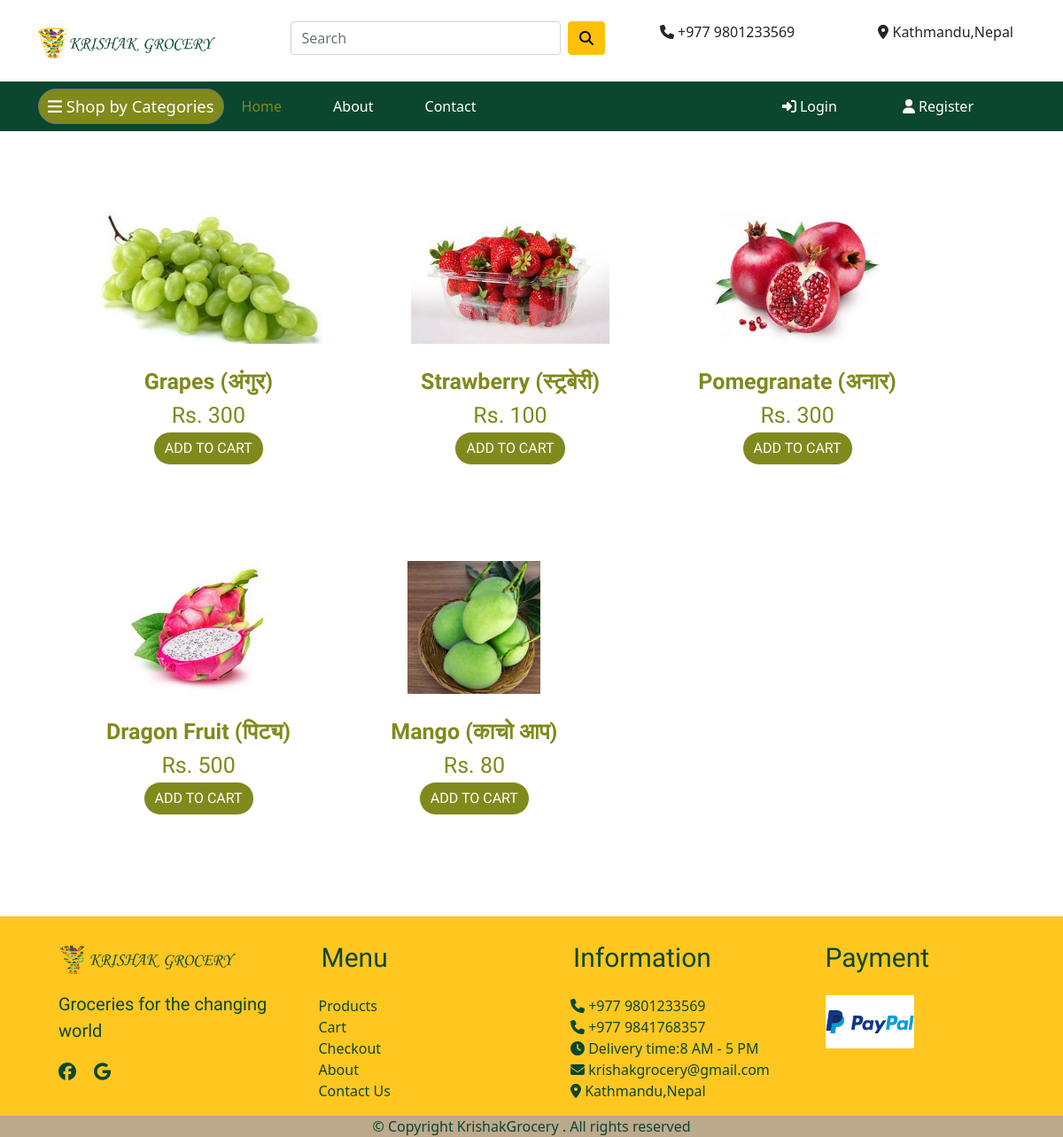
The page /fruits/ on the database as committed earlier.
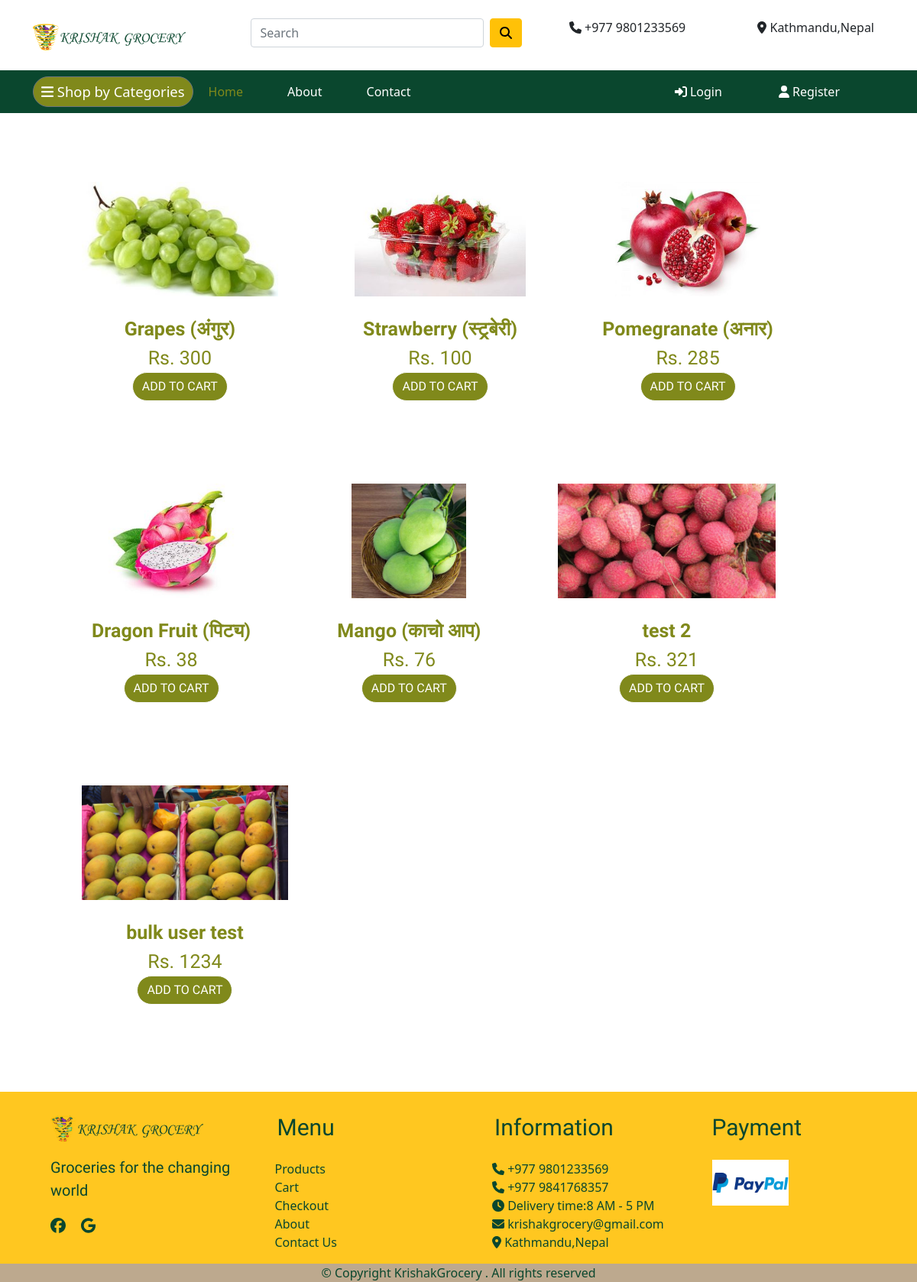
The same page on the database as committed later.
### app/models.py (models this page shows, shortened)
class Product(models.Model):
    title = models.CharField(max_length=100)
    selling_price = models.IntegerField()
    category = models.CharField(choices=CATEGORY_CHOICES, max_length=2)
    product_image = models.ImageField(upload_to='productimg')

### app/views.py (the view)
# urls.py: path('fruits/', views.fruits, name='fruits'),
def fruits(request):
    fruits= Product.objects.filter(category='F')
    return render(request, 'app/fruits.html',{'fruits':fruits})

### app/templates/app/fruits.html (shortened to what this page needs)
{% extends 'app/base.html' %}
{% load static %}
{% block main-content %}
<div class="container pt-5 pb-5">
<div class="mx-3">
   {% for f in fruits %}
   <a href="{% url 'product-detail' f.id  %}" class="btn hoverzoom">
     <div class="item" id="fruit">
       <img src="{{f.product_image.url}}" alt="" height="150px">
       <br>
       <br>
       <span class="fw-bold textwrap">{{f.title}}</span>
       <br>
       <span class="fs-5">Rs. {{f.selling_price}}</span>
     <div class="box-element product pb-4">
       <button class="btn btn-light add-btn">ADD TO CART </button>
     </div>
   </div>
  </a>
   {% endfor %}
</div>
</div>
{% endblock main-content %}

Rows that differ between the two databases and show on the page:
changed Product "Pomegranate (अनार)": selling_price "300" → "285"
changed Product "Dragon Fruit (पिट्य)": selling_price "500" → "38"
changed Product "Mango (काचो आप)": selling_price "80" → "76"
added Product: product_image (picture), title "test 2", selling_price "321"
added Product: product_image (picture), title "bulk user test", selling_price "1234"
